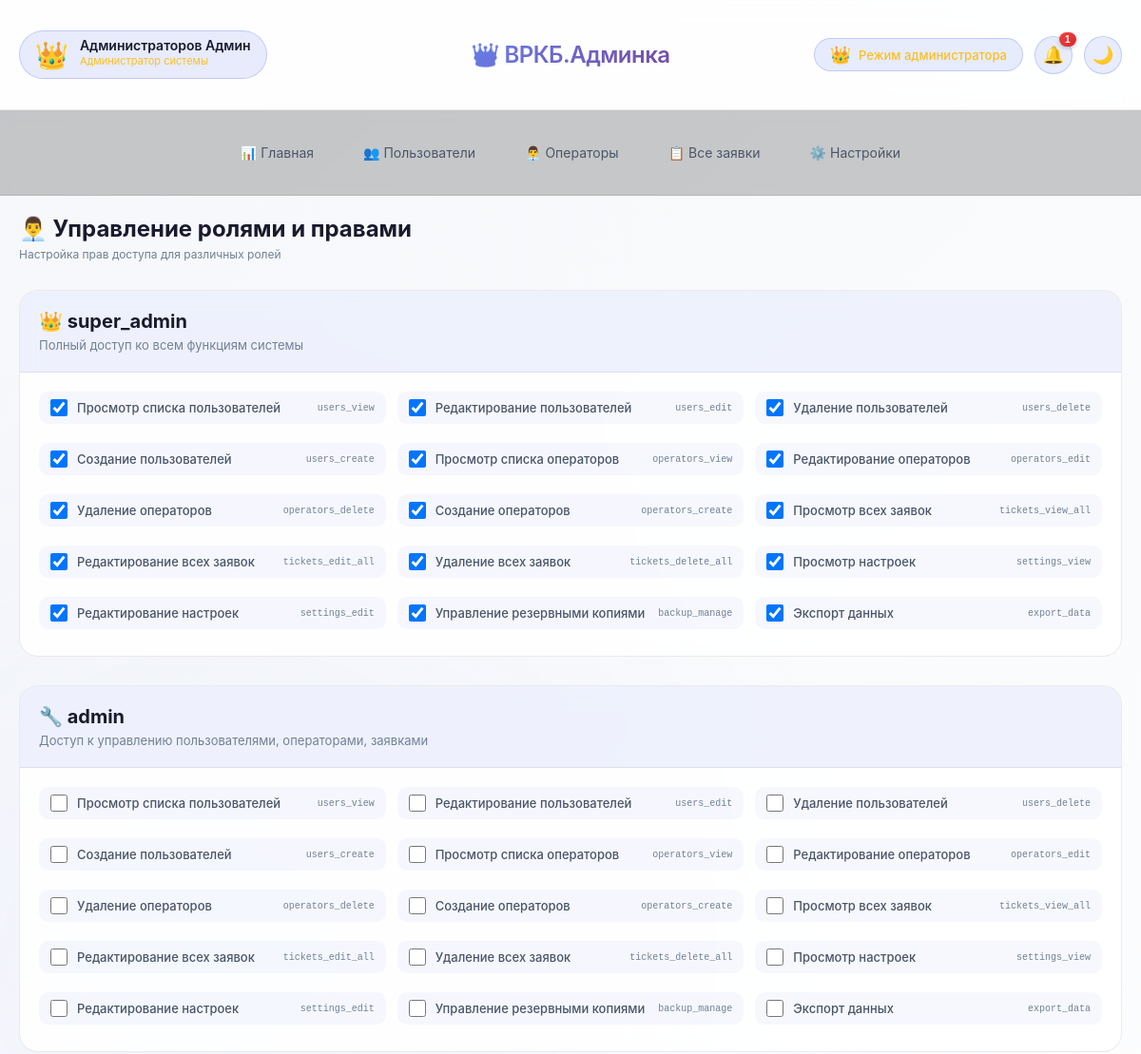
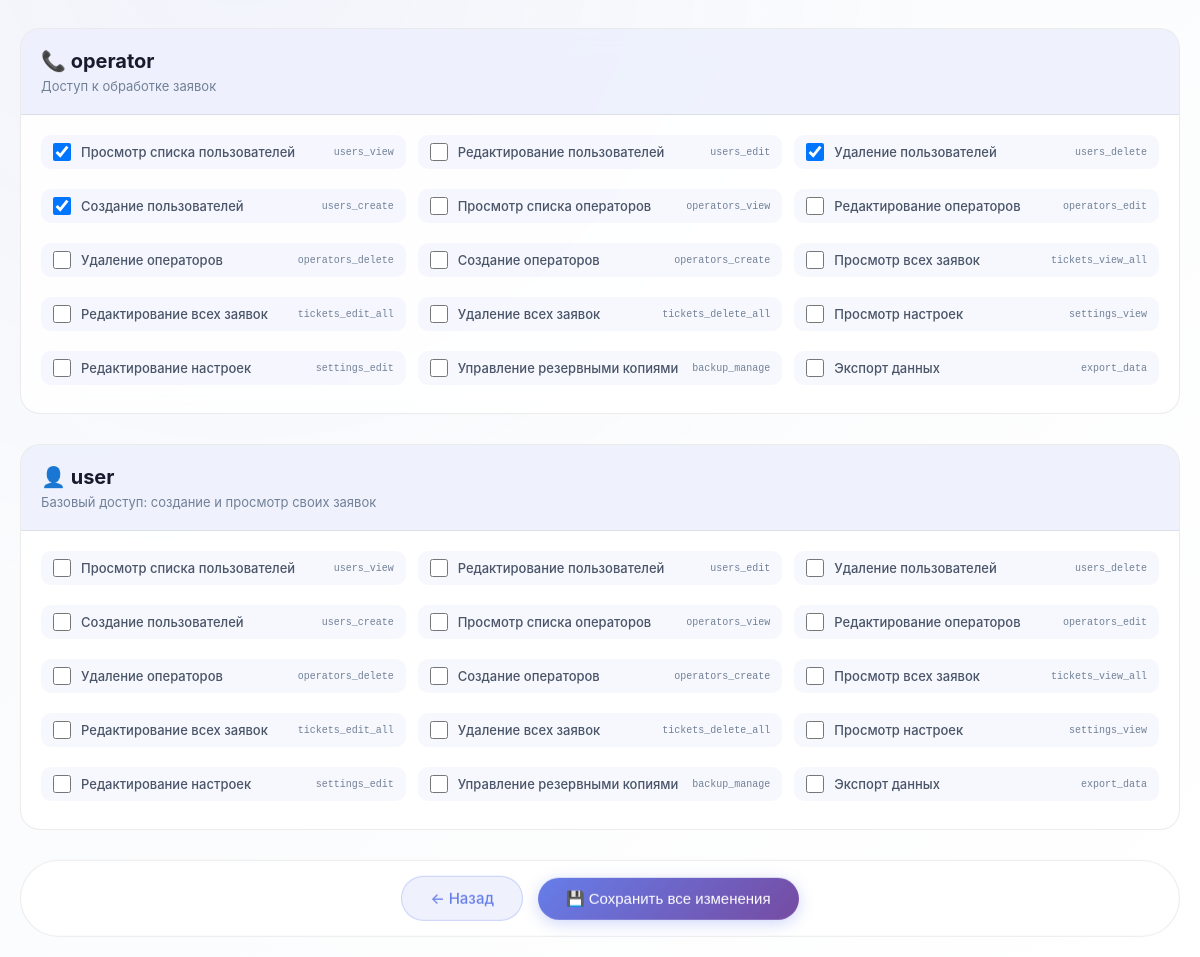
The app's page /admin/roles (signed in) with its own data (2 pictures, top to bottom).
### tables this page shows
CREATE TABLE roles (
        id INTEGER PRIMARY KEY AUTOINCREMENT,
        name TEXT UNIQUE NOT NULL,
        description TEXT,
        created_at TEXT NOT NULL
    );

CREATE TABLE permissions (
        id INTEGER PRIMARY KEY AUTOINCREMENT,
        name TEXT UNIQUE NOT NULL,
        description TEXT
    );

### app.py (the view)
    def decorated_function(*args, **kwargs):
        if not session.get('admin_logged_in'):
            flash('Доступ только для администраторов', 'danger')
            return redirect(url_for('admin_login'))
        return f(*args, **kwargs)

### app.py (called while the page is built, shortened)
def get_db_connection():
    conn = sqlite3.connect('databases/database_helpdesk.db', timeout=20)
    conn.row_factory = sqlite3.Row
    conn.execute('PRAGMA journal_mode=WAL')
    conn.execute('PRAGMA synchronous=NORMAL')
    return conn

def admin_required(f):
    def decorated_function(*args, **kwargs):
        if not session.get('admin_logged_in'):
            flash('Доступ только для администраторов', 'danger')
            return redirect(url_for('admin_login'))
        return f(*args, **kwargs)
    decorated_function.__name__ = f.__name__
    return decorated_function

@app.route('/admin/roles')
@admin_required
def admin_roles():
    conn = get_db_connection()
    roles = conn.execute('SELECT * FROM roles ORDER BY id').fetchall()
    permissions = conn.execute('SELECT * FROM permissions ORDER BY id').fetchall()
    role_perms = {}
    for role in roles:
        perms = conn.execute('''
            SELECT p.id, p.name FROM permissions p
            JOIN role_permissions rp ON p.id = rp.permission_id
            WHERE rp.role_id = ?
        ''', (role['id'],)).fetchall()
        role_perms[role['id']] = [p['id'] for p in perms]
    conn.close()
    return render_template('admins/admin_roles.html',
                           roles=roles,
                           permissions=permissions,
                           role_perms=role_perms)

@app.context_processor
def inject_user():
    user_info = {}
    return {'user': user_info}

### templates/admins/admin_roles.html (shortened to what this page needs)
{% extends "admins/base_admin.html" %}
{% block content %}
<div style="display: flex; align-items: center; gap: 20px; margin-bottom: 20px;">
    <div>
        <h2 style="margin: 0;">👨‍💼 Управление ролями и правами</h2>
        <p class="text-muted" style="margin: 5px 0 0 0;">Настройка прав доступа для различных ролей</p>
    </div>
</div>
<div class="roles-container">
    {% for role in roles %}
    <div class="role-card">
        <div class="role-header">
            <h3>
                {% if role.name == 'super_admin' %}👑
                {% elif role.name == 'admin' %}🔧
                {% elif role.name == 'operator' %}📞
                {% else %}👤{% endif %}
                {{ role.name }}
            </h3>
            <p class="role-description">{{ role.description }}</p>
        </div>
        <div class="role-permissions">
            <div class="permissions-grid">
                {% for perm in permissions %}
                <label class="permission-item">
                    <input type="checkbox"
                           class="role-perm"
                           data-role="{{ role.id }}"
                           data-perm="{{ perm.id }}"
                           {% if perm.id in role_perms[role.id] %}checked{% endif %}>
                    <span class="perm-name">{{ perm.description }}</span>
                    <span class="perm-code">{{ perm.name }}</span>
                </label>
                {% endfor %}
            </div>
        </div>
    </div>
    {% endfor %}
</div>
<div class="save-bar">
    <a href="{{ url_for('admin_settings') }}" class="btn btn-outline">← Назад</a>
    <button class="btn btn-primary" onclick="saveAllPermissions()">💾 Сохранить все изменения</button>
</div>
{% endblock %}

### static/style.css (style rules this page uses)
:root { --bg-gradient-start: #f5f7fa; --bg-gradient-end: #ffffff; --glass-bg: rgba(255, 255, 255, 0.85); --glass-bg-dark: rgba(0, 0, 0, 0.75); --glass-border: rgba(0, 0, 0, 0.08); --glass-shadow: 0 8px 32px 0 rgba(0, 0, 0, 0.08); --shadow-sm: 0 2px 8px rgba(0, 0, 0, 0.04); --shadow-md: 0 4px 20px rgba(0, 0, 0, 0.06); --shadow-lg: 0 12px 32px rgba(0, 0, 0, 0.1); --shadow-glow: 0 0 20px rgba(102, 126, 234, 0.15); --text-primary: #1a1a2e; --text-secondary: #4a5568; --text-muted: #718096; --blur-amount: 12px; --border-radius: 24px; --accent-color: #667eea; --accent-hover: #5a67d8; }
* { margin: 0; padding: 0; box-sizing: border-box; }
body { font-family: -apple-system, 'Segoe UI', 'SF Pro Text', 'Helvetica Neue', sans-serif; background: linear-gradient(135deg, var(--bg-gradient-start), var(--bg-gradient-end)); min-height: 100vh; color: var(--text-primary); transition: all 0.3s ease; position: relative; }
body::before { content: ''; position: fixed; top: 0; left: 0; width: 100%; height: 100%; background: radial-gradient(circle at 20% 50%, rgba(102,126,234,0.05) 0%, transparent 50%); pointer-events: none; z-index: 0; }
.btn { padding: 12px 28px; border: none; border-radius: 40px; font-size: 15px; font-weight: 500; cursor: pointer; transition: all 0.3s cubic-bezier(0.4, 0, 0.2, 1); display: inline-block; text-decoration: none; text-align: center; }
.btn-primary { background: linear-gradient(135deg, var(--accent-color), #764ba2); color: white; box-shadow: 0 4px 15px rgba(102, 126, 234, 0.3); }
.btn-outline { background: rgba(102, 126, 234, 0.1); border: 1px solid rgba(102, 126, 234, 0.3); color: var(--accent-color); }
label { display: block; margin-bottom: 8px; font-weight: 500; color: var(--text-secondary); font-size: 14px; }
input, textarea, select { width: 100%; padding: 14px 18px; border: 1px solid var(--glass-border); border-radius: 16px; font-size: 15px; transition: all 0.3s ease; background: rgba(255, 255, 255, 0.08); color: var(--text-primary); }
.text-muted { color: var(--text-muted); font-size: 12px; }

### templates/admins/admin_roles.html (style rules this page uses)
.roles-container { display: flex; flex-direction: column; gap: 30px; margin-top: 30px; }
.role-card { background: var(--glass-bg); backdrop-filter: blur(var(--blur-amount)); border-radius: 20px; border: 1px solid var(--glass-border); overflow: hidden; }
.role-header { padding: 20px; background: rgba(102, 126, 234, 0.1); border-bottom: 1px solid var(--glass-border); }
.role-header h3 { margin: 0 0 5px 0; font-size: 20px; }
.role-description { margin: 0; font-size: 13px; color: var(--text-muted); }
.role-permissions { padding: 20px; }
.permissions-grid { display: grid; grid-template-columns: repeat(auto-fill, minmax(280px, 1fr)); gap: 12px; }
.permission-item { display: flex; align-items: center; gap: 10px; padding: 8px 12px; background: rgba(102, 126, 234, 0.05); border-radius: 10px; cursor: pointer; transition: all 0.2s; }
.permission-item input { width: 18px; height: 18px; cursor: pointer; }
.perm-name { flex: 1; font-size: 13px; }
.perm-code { font-size: 10px; color: var(--text-muted); font-family: monospace; }
.save-bar { position: sticky; bottom: 20px; text-align: center; padding: 15px; background: var(--glass-bg); backdrop-filter: blur(var(--blur-amount)); border-radius: 50px; margin-top: 30px; border: 1px solid var(--glass-border); display: flex; gap: 15px; justify-content: center; align-items: center; }

### records on screen
roles: name "super_admin", description "Полный доступ ко всем функциям системы"
permissions: id "☑", description "Просмотр списка пользователей", name "users_view"
permissions: id "☑", description "Редактирование пользователей", name "users_edit"
permissions: id "☑", description "Удаление пользователей", name "users_delete"
permissions: id "☑", description "Создание пользователей", name "users_create"
permissions: id "☑", description "Просмотр списка операторов", name "operators_view"
permissions: id "☑", description "Редактирование операторов", name "operators_edit"
permissions: id "☑", description "Удаление операторов", name "operators_delete"
permissions: id "☑", description "Создание операторов", name "operators_create"
permissions: id "☑", description "Просмотр всех заявок", name "tickets_view_all"
permissions: id "☑", description "Редактирование всех заявок", name "tickets_edit_all"
permissions: id "☑", description "Удаление всех заявок", name "tickets_delete_all"
permissions: id "☑", description "Просмотр настроек", name "settings_view"
permissions: id "☑", description "Редактирование настроек", name "settings_edit"
permissions: id "☑", description "Управление резервными копиями", name "backup_manage"
permissions: id "☑", description "Экспорт данных", name "export_data"
roles: name "admin", description "Доступ к управлению пользователями, операторами, заявками"
roles: name "operator", description "Доступ к обработке заявок"
roles: name "user", description "Базовый доступ: создание и просмотр своих заявок"

### other values on screen
{{ session.admin_full_name or session.admin_username or 'Администратор' }} "Администраторов Админ"
